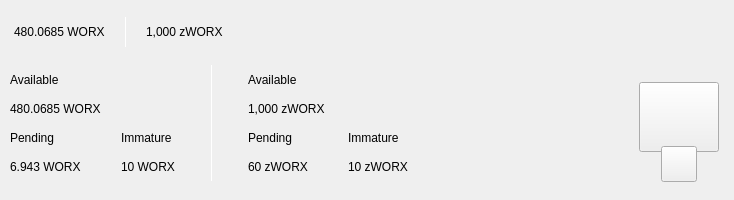
<?xml version="1.0" encoding="UTF-8"?>
<ui version="4.0">
 <class>TopBar</class>
 <widget class="QWidget" name="TopBar">
  <property name="geometry">
   <rect>
    <x>0</x>
    <y>0</y>
    <width>734</width>
    <height>200</height>
   </rect>
  </property>
  <property name="minimumSize">
   <size>
    <width>0</width>
    <height>200</height>
   </size>
  </property>
  <property name="maximumSize">
   <size>
    <width>16777215</width>
    <height>200</height>
   </size>
  </property>
  <property name="windowTitle">
   <string>Form</string>
  </property>
  <layout class="QVBoxLayout" name="verticalLayout_10" stretch="0">
   <property name="spacing">
    <number>0</number>
   </property>
   <property name="leftMargin">
    <number>0</number>
   </property>
   <property name="topMargin">
    <number>0</number>
   </property>
   <property name="rightMargin">
    <number>0</number>
   </property>
   <property name="bottomMargin">
    <number>0</number>
   </property>
   <item>
    <widget class="QWidget" name="containerTop" native="true">
     <layout class="QVBoxLayout" name="verticalLayout_11">
      <property name="spacing">
       <number>0</number>
      </property>
      <property name="leftMargin">
       <number>0</number>
      </property>
      <property name="topMargin">
       <number>0</number>
      </property>
      <property name="rightMargin">
       <number>0</number>
      </property>
      <property name="bottomMargin">
       <number>0</number>
      </property>
      <item>
       <widget class="QWidget" name="top_container_2" native="true">
        <property name="minimumSize">
         <size>
          <width>0</width>
          <height>65</height>
         </size>
        </property>
        <layout class="QHBoxLayout" name="top_container">
         <property name="spacing">
          <number>0</number>
         </property>
         <property name="leftMargin">
          <number>14</number>
         </property>
         <property name="topMargin">
          <number>0</number>
         </property>
         <property name="rightMargin">
          <number>14</number>
         </property>
         <property name="bottomMargin">
          <number>0</number>
         </property>
         <item alignment="Qt::AlignVCenter">
          <widget class="QWidget" name="widgetTopAmount" native="true">
           <property name="sizePolicy">
            <sizepolicy hsizetype="Preferred" vsizetype="Maximum">
             <horstretch>0</horstretch>
             <verstretch>0</verstretch>
            </sizepolicy>
           </property>
           <layout class="QHBoxLayout" name="horizontalLayout_5">
            <property name="spacing">
             <number>0</number>
            </property>
            <property name="leftMargin">
             <number>0</number>
            </property>
            <property name="topMargin">
             <number>0</number>
            </property>
            <property name="rightMargin">
             <number>0</number>
            </property>
            <property name="bottomMargin">
             <number>0</number>
            </property>
            <item alignment="Qt::AlignTop">
             <widget class="QLabel" name="labelAmountTopWorx">
              <property name="minimumSize">
               <size>
                <width>0</width>
                <height>36</height>
               </size>
              </property>
              <property name="styleSheet">
               <string notr="true">padding:0px;margin:0px;</string>
              </property>
              <property name="text">
               <string>480.0685 WORX</string>
              </property>
             </widget>
            </item>
            <item>
             <spacer name="horizontalSpacer_11">
              <property name="orientation">
               <enum>Qt::Horizontal</enum>
              </property>
              <property name="sizeType">
               <enum>QSizePolicy::Fixed</enum>
              </property>
              <property name="sizeHint" stdset="0">
               <size>
                <width>20</width>
                <height>20</height>
               </size>
              </property>
             </spacer>
            </item>
            <item alignment="Qt::AlignVCenter">
             <widget class="QLabel" name="label_16">
              <property name="minimumSize">
               <size>
                <width>1</width>
                <height>30</height>
               </size>
              </property>
              <property name="maximumSize">
               <size>
                <width>1</width>
                <height>30</height>
               </size>
              </property>
              <property name="styleSheet">
               <string notr="true">background-color:white;
padding:0px;
border:none;</string>
              </property>
              <property name="text">
               <string/>
              </property>
             </widget>
            </item>
            <item>
             <spacer name="horizontalSpacer_12">
              <property name="orientation">
               <enum>Qt::Horizontal</enum>
              </property>
              <property name="sizeType">
               <enum>QSizePolicy::Fixed</enum>
              </property>
              <property name="sizeHint" stdset="0">
               <size>
                <width>20</width>
                <height>20</height>
               </size>
              </property>
             </spacer>
            </item>
            <item alignment="Qt::AlignTop">
             <widget class="QLabel" name="labelAmountTopzWorx">
              <property name="minimumSize">
               <size>
                <width>0</width>
                <height>36</height>
               </size>
              </property>
              <property name="text">
               <string>1,000 zWORX</string>
              </property>
             </widget>
            </item>
           </layout>
          </widget>
         </item>
         <item>
          <spacer name="horizontalSpacer">
           <property name="orientation">
            <enum>Qt::Horizontal</enum>
           </property>
           <property name="sizeHint" stdset="0">
            <size>
             <width>40</width>
             <height>20</height>
            </size>
           </property>
          </spacer>
         </item>
         <item>
          <layout class="QHBoxLayout" name="horizontalLayout_4">
           <property name="spacing">
            <number>12</number>
           </property>
           <property name="rightMargin">
            <number>0</number>
           </property>
           <item alignment="Qt::AlignRight">
            <widget class="QWidget" name="layoutSync" native="true">
             <property name="minimumSize">
              <size>
               <width>0</width>
               <height>36</height>
              </size>
             </property>
             <property name="maximumSize">
              <size>
               <width>16777215</width>
               <height>36</height>
              </size>
             </property>
             <layout class="QVBoxLayout" name="verticalLayout_9">
              <property name="leftMargin">
               <number>0</number>
              </property>
              <property name="topMargin">
               <number>0</number>
              </property>
              <property name="rightMargin">
               <number>0</number>
              </property>
              <property name="bottomMargin">
               <number>0</number>
              </property>
              <item>
               <widget class="ExpandableButton" name="pushButtonSync" native="true">
                <property name="minimumSize">
                 <size>
                  <width>36</width>
                  <height>36</height>
                 </size>
                </property>
                <property name="maximumSize">
                 <size>
                  <width>16777215</width>
                  <height>36</height>
                 </size>
                </property>
               </widget>
              </item>
             </layout>
            </widget>
           </item>
           <item>
            <widget class="ExpandableButton" name="pushButtonMint" native="true">
             <property name="minimumSize">
              <size>
               <width>36</width>
               <height>36</height>
              </size>
             </property>
            </widget>
           </item>
           <item>
            <widget class="ExpandableButton" name="pushButtonStack" native="true">
             <property name="minimumSize">
              <size>
               <width>36</width>
               <height>36</height>
              </size>
             </property>
            </widget>
           </item>
           <item>
            <widget class="ExpandableButton" name="pushButtonConnection" native="true">
             <property name="minimumSize">
              <size>
               <width>36</width>
               <height>36</height>
              </size>
             </property>
            </widget>
           </item>
           <item>
            <widget class="ExpandableButton" name="pushButtonLock" native="true">
             <property name="sizePolicy">
              <sizepolicy hsizetype="Expanding" vsizetype="Expanding">
               <horstretch>0</horstretch>
               <verstretch>0</verstretch>
              </sizepolicy>
             </property>
             <property name="minimumSize">
              <size>
               <width>36</width>
               <height>0</height>
              </size>
             </property>
            </widget>
           </item>
           <item>
            <widget class="ExpandableButton" name="pushButtonTheme" native="true">
             <property name="minimumSize">
              <size>
               <width>36</width>
               <height>36</height>
              </size>
             </property>
             <property name="maximumSize">
              <size>
               <width>16777215</width>
               <height>36</height>
              </size>
             </property>
            </widget>
           </item>
           <item>
            <widget class="ExpandableButton" name="pushButtonFAQ" native="true">
             <property name="minimumSize">
              <size>
               <width>36</width>
               <height>36</height>
              </size>
             </property>
            </widget>
           </item>
          </layout>
         </item>
        </layout>
       </widget>
      </item>
      <item>
       <widget class="QWidget" name="bottom_container" native="true">
        <property name="minimumSize">
         <size>
          <width>0</width>
          <height>135</height>
         </size>
        </property>
        <layout class="QHBoxLayout" name="botton_container">
         <property name="leftMargin">
          <number>10</number>
         </property>
         <property name="topMargin">
          <number>0</number>
         </property>
         <property name="rightMargin">
          <number>10</number>
         </property>
         <property name="bottomMargin">
          <number>10</number>
         </property>
         <item>
          <layout class="QHBoxLayout" name="horizontalLayout_3">
           <property name="bottomMargin">
            <number>9</number>
           </property>
           <item>
            <layout class="QVBoxLayout" name="verticalLayout_7">
             <property name="spacing">
              <number>0</number>
             </property>
             <property name="leftMargin">
              <number>0</number>
             </property>
             <property name="rightMargin">
              <number>30</number>
             </property>
             <item>
              <layout class="QVBoxLayout" name="verticalLayout_2">
               <item>
                <widget class="QLabel" name="labelTitle1">
                 <property name="text">
                  <string>Available</string>
                 </property>
                </widget>
               </item>
               <item>
                <widget class="QLabel" name="labelAmountWorx">
                 <property name="text">
                  <string>480.0685 WORX</string>
                 </property>
                </widget>
               </item>
              </layout>
             </item>
             <item>
              <layout class="QHBoxLayout" name="horizontalLayout_2">
               <property name="spacing">
                <number>0</number>
               </property>
               <item>
                <layout class="QVBoxLayout" name="verticalLayout_3">
                 <item>
                  <widget class="QLabel" name="labelTitle3">
                   <property name="text">
                    <string>Pending</string>
                   </property>
                  </widget>
                 </item>
                 <item>
                  <widget class="QLabel" name="labelPendingWorx">
                   <property name="text">
                    <string>6.943 WORX</string>
                   </property>
                  </widget>
                 </item>
                </layout>
               </item>
               <item>
                <spacer name="horizontalSpacer_3">
                 <property name="orientation">
                  <enum>Qt::Horizontal</enum>
                 </property>
                 <property name="sizeType">
                  <enum>QSizePolicy::Fixed</enum>
                 </property>
                 <property name="sizeHint" stdset="0">
                  <size>
                   <width>40</width>
                   <height>20</height>
                  </size>
                 </property>
                </spacer>
               </item>
               <item>
                <layout class="QVBoxLayout" name="verticalLayout_4">
                 <item>
                  <widget class="QLabel" name="labelTitle4">
                   <property name="text">
                    <string>Immature</string>
                   </property>
                  </widget>
                 </item>
                 <item>
                  <widget class="QLabel" name="labelImmatureWorx">
                   <property name="text">
                    <string>10 WORX</string>
                   </property>
                  </widget>
                 </item>
                </layout>
               </item>
              </layout>
             </item>
            </layout>
           </item>
           <item>
            <widget class="QLabel" name="label_9">
             <property name="minimumSize">
              <size>
               <width>1</width>
               <height>100</height>
              </size>
             </property>
             <property name="maximumSize">
              <size>
               <width>1</width>
               <height>16777215</height>
              </size>
             </property>
             <property name="styleSheet">
              <string notr="true">background-color:white;
padding:0px;
border:none;</string>
             </property>
             <property name="text">
              <string/>
             </property>
            </widget>
           </item>
           <item>
            <layout class="QVBoxLayout" name="verticalLayout_8">
             <property name="spacing">
              <number>0</number>
             </property>
             <property name="leftMargin">
              <number>30</number>
             </property>
             <item>
              <layout class="QVBoxLayout" name="verticalLayout">
               <item>
                <widget class="QLabel" name="labelTitle2">
                 <property name="text">
                  <string>Available</string>
                 </property>
                </widget>
               </item>
               <item>
                <widget class="QLabel" name="labelAmountzWorx">
                 <property name="text">
                  <string>1,000 zWORX</string>
                 </property>
                </widget>
               </item>
              </layout>
             </item>
             <item>
              <layout class="QHBoxLayout" name="horizontalLayout">
               <property name="spacing">
                <number>0</number>
               </property>
               <item>
                <layout class="QVBoxLayout" name="verticalLayout_5">
                 <item>
                  <widget class="QLabel" name="labelTitle5">
                   <property name="text">
                    <string>Pending</string>
                   </property>
                  </widget>
                 </item>
                 <item>
                  <widget class="QLabel" name="labelPendingzWorx">
                   <property name="text">
                    <string>60 zWORX</string>
                   </property>
                  </widget>
                 </item>
                </layout>
               </item>
               <item>
                <spacer name="horizontalSpacer_4">
                 <property name="orientation">
                  <enum>Qt::Horizontal</enum>
                 </property>
                 <property name="sizeType">
                  <enum>QSizePolicy::Fixed</enum>
                 </property>
                 <property name="sizeHint" stdset="0">
                  <size>
                   <width>40</width>
                   <height>20</height>
                  </size>
                 </property>
                </spacer>
               </item>
               <item>
                <layout class="QVBoxLayout" name="verticalLayout_6">
                 <item>
                  <widget class="QLabel" name="labelTitle6">
                   <property name="text">
                    <string>Immature</string>
                   </property>
                  </widget>
                 </item>
                 <item>
                  <widget class="QLabel" name="labelImmaturezWorx">
                   <property name="text">
                    <string>10 zWORX</string>
                   </property>
                  </widget>
                 </item>
                </layout>
               </item>
              </layout>
             </item>
            </layout>
           </item>
          </layout>
         </item>
         <item>
          <spacer name="horizontalSpacer_2">
           <property name="orientation">
            <enum>Qt::Horizontal</enum>
           </property>
           <property name="sizeHint" stdset="0">
            <size>
             <width>40</width>
             <height>20</height>
            </size>
           </property>
          </spacer>
         </item>
         <item alignment="Qt::AlignHCenter|Qt::AlignVCenter">
          <widget class="QWidget" name="qrContainer" native="true">
           <property name="sizePolicy">
            <sizepolicy hsizetype="Preferred" vsizetype="Minimum">
             <horstretch>0</horstretch>
             <verstretch>0</verstretch>
            </sizepolicy>
           </property>
           <property name="minimumSize">
            <size>
             <width>90</width>
             <height>110</height>
            </size>
           </property>
           <property name="maximumSize">
            <size>
             <width>90</width>
             <height>110</height>
            </size>
           </property>
           <layout class="QVBoxLayout" name="containerQR">
            <property name="spacing">
             <number>0</number>
            </property>
            <property name="leftMargin">
             <number>5</number>
            </property>
            <property name="topMargin">
             <number>10</number>
            </property>
            <property name="rightMargin">
             <number>5</number>
            </property>
            <property name="bottomMargin">
             <number>0</number>
            </property>
            <item>
             <widget class="QPushButton" name="btnQr">
              <property name="minimumSize">
               <size>
                <width>70</width>
                <height>70</height>
               </size>
              </property>
              <property name="maximumSize">
               <size>
                <width>16777215</width>
                <height>70</height>
               </size>
              </property>
              <property name="text">
               <string/>
              </property>
              <property name="iconSize">
               <size>
                <width>70</width>
                <height>70</height>
               </size>
              </property>
             </widget>
            </item>
            <item>
             <spacer name="verticalSpacer">
              <property name="orientation">
               <enum>Qt::Vertical</enum>
              </property>
              <property name="sizeType">
               <enum>QSizePolicy::Fixed</enum>
              </property>
              <property name="sizeHint" stdset="0">
               <size>
                <width>20</width>
                <height>20</height>
               </size>
              </property>
             </spacer>
            </item>
            <item alignment="Qt::AlignHCenter|Qt::AlignBottom">
             <widget class="QPushButton" name="pushButtonQR">
              <property name="minimumSize">
               <size>
                <width>36</width>
                <height>36</height>
               </size>
              </property>
              <property name="maximumSize">
               <size>
                <width>36</width>
                <height>36</height>
               </size>
              </property>
              <property name="text">
               <string/>
              </property>
             </widget>
            </item>
           </layout>
          </widget>
         </item>
        </layout>
       </widget>
      </item>
     </layout>
    </widget>
   </item>
  </layout>
 </widget>
 <customwidgets>
  <customwidget>
   <class>ExpandableButton</class>
   <extends>QWidget</extends>
   <header>qt/worx/expandablebutton.h</header>
   <container>1</container>
  </customwidget>
 </customwidgets>
 <resources/>
 <connections/>
</ui>
